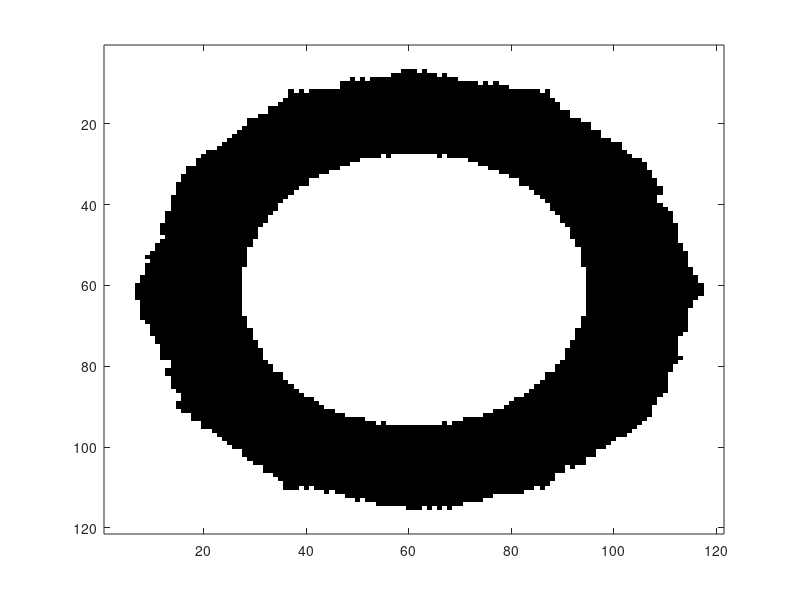

The MATLAB source for this figure:
clear variables
close all
clc

load data8
%load basic_solution

% Isolate the graft from lumen/external support
for ii=1:121
    for jj=1:121
        
        if type_cell(ii,jj)~=0,
            type_cell(ii,jj) = 1;
        end
        
    end
end
clear ii jj

% Initialize the medial layer
media_temp = type_cell+lamina; % medial chucnk = 2
media = zeros(121,121);

for ii=1:121,
    for jj=1:121,
        
        if media_temp(ii,jj) == 2,
            media(ii,jj) = 0;
        else
            media(ii,jj) = 1;
        end
        
    end
end
clear ii jj

figure(1)
imagesc(media)
colormap(gray(2))




